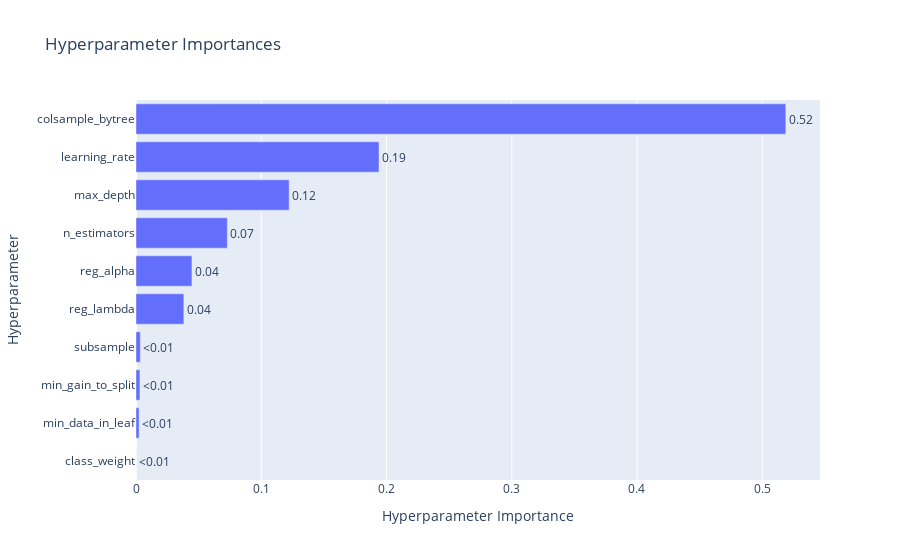

The code cell stored with this chart in its notebook:
### Code cell
vis.plot_param_importances(study_h1n1)

### Figure 1 — Plotly figure (JSON) as saved in the notebook; plotly's stock layout.template omitted (floating-point values rounded to 4 significant figures)
{"data": [{"cliponaxis": false, "hovertemplate": ["class_weight (CategoricalDistribution): 0.0<extra></extra>", "min_data_in_leaf (IntDistribution): 0.002460740118977032<extra></extra>", "min_gain_to_split (FloatDistribution): 0.0031311076021664566<extra></extra>", "subsample (FloatDistribution): 0.00346217606724886<extra></extra>", "reg_lambda (FloatDistribution): 0.038206423601423165<extra></extra>", "reg_alpha (FloatDistribution): 0.044663734275302236<extra></extra>", "n_estimators (IntDistribution): 0.07291780070544682<extra></extra>", "max_depth (IntDistribution): 0.12229742135072175<extra></extra>", "learning_rate (FloatDistribution): 0.1940439423343413<extra></extra>", "colsample_bytree (FloatDistribution): 0.5188166539443723<extra></extra>"], "name": "Objective Value", "orientation": "h", "text": ["<0.01", "<0.01", "<0.01", "<0.01", "0.04", "0.04", "0.07", "0.12", "0.19", "0.52"], "textposition": "outside", "type": "bar", "x": [0, 0.002461, 0.003131, 0.003462, 0.03821, 0.04466, 0.07292, 0.1223, 0.194, 0.5188], "y": ["class_weight", "min_data_in_leaf", "min_gain_to_split", "subsample", "reg_lambda", "reg_alpha", "n_estimators", "max_depth", "learning_rate", "colsample_bytree"]}], "layout": {"title": {"text": "Hyperparameter Importances"}, "xaxis": {"title": {"text": "Hyperparameter Importance"}}, "yaxis": {"title": {"text": "Hyperparameter"}}}}
